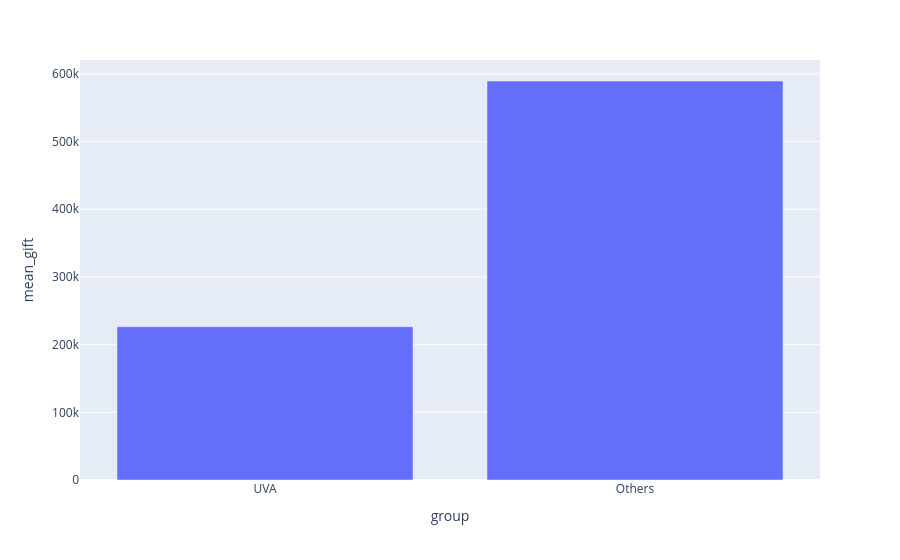

Source (notebook cell):
### Code cell
others_combined_mean = non_uva_df['foreign_gift_amount'].mean()
uva_mean = uva_df['foreign_gift_amount'].mean()
combined = {'UVA': uva_mean, 'Others': others_combined_mean}
combined_df = pd.Series(combined, name='mean_gift').rename_axis('group').reset_index()
fig5 = px.bar(combined_df, x = 'group', y = 'mean_gift')
fig5.show()

### Figure 1 — Plotly figure (JSON) as saved in the notebook; plotly's stock layout.template omitted (floating-point values rounded to 4 significant figures)
{"data": [{"hovertemplate": "group=%{x}<br>mean_gift=%{y}<extra></extra>", "legendgroup": "", "marker": {"color": "#636efa", "pattern": {"shape": ""}}, "name": "", "orientation": "v", "showlegend": false, "textposition": "auto", "type": "bar", "x": ["UVA", "Others"], "xaxis": "x", "y": [226400.0, 589500.0], "yaxis": "y"}], "layout": {"barmode": "relative", "legend": {"tracegroupgap": 0}, "margin": {"t": 60}, "xaxis": {"anchor": "y", "domain": [0, 1], "title": {"text": "group"}}, "yaxis": {"anchor": "x", "domain": [0, 1], "title": {"text": "mean_gift"}}}}
